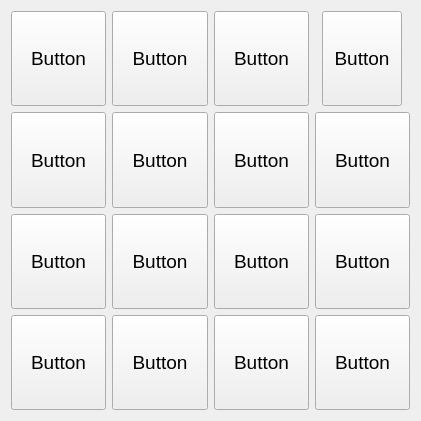
   <widget class="QWidget" name="gridLayoutWidget_3">
    <property name="geometry">
     <rect>
      <x>80</x>
      <y>520</y>
      <width>421</width>
      <height>421</height>
     </rect>
    </property>
    <property name="sizePolicy">
     <sizepolicy hsizetype="Preferred" vsizetype="Preferred">
      <horstretch>0</horstretch>
      <verstretch>0</verstretch>
     </sizepolicy>
    </property>
    <property name="font">
     <font>
      <pointsize>14</pointsize>
     </font>
    </property>
    <layout class="QGridLayout" name="grid3">
     <item row="0" column="1">
      <widget class="QPushButton" name="b5">
       <property name="sizePolicy">
        <sizepolicy hsizetype="Preferred" vsizetype="Preferred">
         <horstretch>0</horstretch>
         <verstretch>0</verstretch>
        </sizepolicy>
       </property>
       <property name="font">
        <font>
         <pointsize>14</pointsize>
        </font>
       </property>
       <property name="text">
        <string>Button</string>
       </property>
      </widget>
     </item>
     <item row="0" column="2">
      <widget class="QPushButton" name="c5">
       <property name="sizePolicy">
        <sizepolicy hsizetype="Preferred" vsizetype="Preferred">
         <horstretch>0</horstretch>
         <verstretch>0</verstretch>
        </sizepolicy>
       </property>
       <property name="font">
        <font>
         <pointsize>14</pointsize>
        </font>
       </property>
       <property name="text">
        <string>Button</string>
       </property>
      </widget>
     </item>
     <item row="0" column="0">
      <widget class="QPushButton" name="a5">
       <property name="sizePolicy">
        <sizepolicy hsizetype="Preferred" vsizetype="Preferred">
         <horstretch>0</horstretch>
         <verstretch>0</verstretch>
        </sizepolicy>
       </property>
       <property name="font">
        <font>
         <pointsize>14</pointsize>
        </font>
       </property>
       <property name="text">
        <string>Button</string>
       </property>
      </widget>
     </item>
     <item row="2" column="0">
      <widget class="QPushButton" name="a7">
       <property name="sizePolicy">
        <sizepolicy hsizetype="Preferred" vsizetype="Preferred">
         <horstretch>0</horstretch>
         <verstretch>0</verstretch>
        </sizepolicy>
       </property>
       <property name="font">
        <font>
         <pointsize>14</pointsize>
        </font>
       </property>
       <property name="text">
        <string>Button</string>
       </property>
      </widget>
     </item>
     <item row="1" column="0">
      <widget class="QPushButton" name="a6">
       <property name="sizePolicy">
        <sizepolicy hsizetype="Preferred" vsizetype="Preferred">
         <horstretch>0</horstretch>
         <verstretch>0</verstretch>
        </sizepolicy>
       </property>
       <property name="font">
        <font>
         <pointsize>14</pointsize>
        </font>
       </property>
       <property name="text">
        <string>Button</string>
       </property>
      </widget>
     </item>
     <item row="3" column="0">
      <widget class="QPushButton" name="a8">
       <property name="sizePolicy">
        <sizepolicy hsizetype="Preferred" vsizetype="Preferred">
         <horstretch>0</horstretch>
         <verstretch>0</verstretch>
        </sizepolicy>
       </property>
       <property name="font">
        <font>
         <pointsize>14</pointsize>
        </font>
       </property>
       <property name="text">
        <string>Button</string>
       </property>
      </widget>
     </item>
     <item row="0" column="3" alignment="Qt::AlignHCenter">
      <widget class="QPushButton" name="d5">
       <property name="sizePolicy">
        <sizepolicy hsizetype="Preferred" vsizetype="Preferred">
         <horstretch>0</horstretch>
         <verstretch>0</verstretch>
        </sizepolicy>
       </property>
       <property name="font">
        <font>
         <pointsize>14</pointsize>
        </font>
       </property>
       <property name="text">
        <string>Button</string>
       </property>
      </widget>
     </item>
     <item row="1" column="1">
      <widget class="QPushButton" name="b6">
       <property name="sizePolicy">
        <sizepolicy hsizetype="Preferred" vsizetype="Preferred">
         <horstretch>0</horstretch>
         <verstretch>0</verstretch>
        </sizepolicy>
       </property>
       <property name="font">
        <font>
         <pointsize>14</pointsize>
        </font>
       </property>
       <property name="text">
        <string>Button</string>
       </property>
      </widget>
     </item>
     <item row="2" column="1">
      <widget class="QPushButton" name="b7">
       <property name="sizePolicy">
        <sizepolicy hsizetype="Preferred" vsizetype="Preferred">
         <horstretch>0</horstretch>
         <verstretch>0</verstretch>
        </sizepolicy>
       </property>
       <property name="font">
        <font>
         <pointsize>14</pointsize>
        </font>
       </property>
       <property name="text">
        <string>Button</string>
       </property>
      </widget>
     </item>
     <item row="3" column="1">
      <widget class="QPushButton" name="b8">
       <property name="sizePolicy">
        <sizepolicy hsizetype="Preferred" vsizetype="Preferred">
         <horstretch>0</horstretch>
         <verstretch>0</verstretch>
        </sizepolicy>
       </property>
       <property name="font">
        <font>
         <pointsize>14</pointsize>
        </font>
       </property>
       <property name="text">
        <string>Button</string>
       </property>
      </widget>
     </item>
     <item row="1" column="2">
      <widget class="QPushButton" name="c6">
       <property name="sizePolicy">
        <sizepolicy hsizetype="Preferred" vsizetype="Preferred">
         <horstretch>0</horstretch>
         <verstretch>0</verstretch>
        </sizepolicy>
       </property>
       <property name="font">
        <font>
         <pointsize>14</pointsize>
        </font>
       </property>
       <property name="text">
        <string>Button</string>
       </property>
      </widget>
     </item>
     <item row="2" column="2">
      <widget class="QPushButton" name="c7">
       <property name="sizePolicy">
        <sizepolicy hsizetype="Preferred" vsizetype="Preferred">
         <horstretch>0</horstretch>
         <verstretch>0</verstretch>
        </sizepolicy>
       </property>
       <property name="font">
        <font>
         <pointsize>14</pointsize>
        </font>
       </property>
       <property name="text">
        <string>Button</string>
       </property>
      </widget>
     </item>
     <item row="3" column="2">
      <widget class="QPushButton" name="c8">
       <property name="sizePolicy">
        <sizepolicy hsizetype="Preferred" vsizetype="Preferred">
         <horstretch>0</horstretch>
         <verstretch>0</verstretch>
        </sizepolicy>
       </property>
       <property name="font">
        <font>
         <pointsize>14</pointsize>
        </font>
       </property>
       <property name="text">
        <string>Button</string>
       </property>
      </widget>
     </item>
     <item row="1" column="3">
      <widget class="QPushButton" name="d6">
       <property name="sizePolicy">
        <sizepolicy hsizetype="Preferred" vsizetype="Preferred">
         <horstretch>0</horstretch>
         <verstretch>0</verstretch>
        </sizepolicy>
       </property>
       <property name="font">
        <font>
         <pointsize>14</pointsize>
        </font>
       </property>
       <property name="text">
        <string>Button</string>
       </property>
      </widget>
     </item>
     <item row="2" column="3">
      <widget class="QPushButton" name="d7">
       <property name="sizePolicy">
        <sizepolicy hsizetype="Preferred" vsizetype="Preferred">
         <horstretch>0</horstretch>
         <verstretch>0</verstretch>
        </sizepolicy>
       </property>
       <property name="font">
        <font>
         <pointsize>14</pointsize>
        </font>
       </property>
       <property name="text">
        <string>Button</string>
       </property>
      </widget>
     </item>
     <item row="3" column="3">
      <widget class="QPushButton" name="d8">
       <property name="sizePolicy">
        <sizepolicy hsizetype="Preferred" vsizetype="Preferred">
         <horstretch>0</horstretch>
         <verstretch>0</verstretch>
        </sizepolicy>
       </property>
       <property name="font">
        <font>
         <pointsize>14</pointsize>
        </font>
       </property>
       <property name="text">
        <string>Button</string>
       </property>
      </widget>
     </item>
    </layout>
   </widget>
